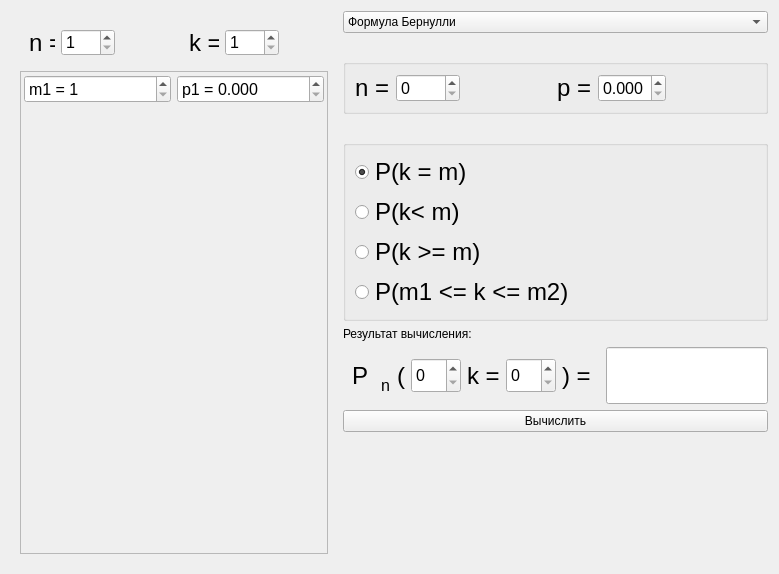
<?xml version="1.0" encoding="UTF-8"?>
<ui version="4.0">
 <class>Widget</class>
 <widget class="QWidget" name="Widget">
  <property name="geometry">
   <rect>
    <x>0</x>
    <y>0</y>
    <width>779</width>
    <height>574</height>
   </rect>
  </property>
  <property name="windowTitle">
   <string>Widget</string>
  </property>
  <layout class="QVBoxLayout" name="verticalLayout_2">
   <item>
    <layout class="QHBoxLayout" name="horizontalLayout">
     <item>
      <widget class="QWidget" name="polynomial_param_sidebar" native="true">
       <layout class="QVBoxLayout" name="polynomial_sidebar">
        <item>
         <layout class="QHBoxLayout" name="polynomial_param_section">
          <item>
           <widget class="QWidget" name="n_count_widget" native="true">
            <layout class="QHBoxLayout" name="nLayout">
             <item>
              <widget class="QLabel" name="label_4">
               <property name="maximumSize">
                <size>
                 <width>26</width>
                 <height>27</height>
                </size>
               </property>
               <property name="font">
                <font>
                 <pointsize>18</pointsize>
                </font>
               </property>
               <property name="text">
                <string>n =</string>
               </property>
              </widget>
             </item>
             <item>
              <widget class="QSpinBox" name="polynomial_n_count">
               <property name="maximumSize">
                <size>
                 <width>54</width>
                 <height>27</height>
                </size>
               </property>
               <property name="font">
                <font>
                 <pointsize>12</pointsize>
                </font>
               </property>
               <property name="minimum">
                <number>1</number>
               </property>
               <property name="maximum">
                <number>1000</number>
               </property>
               <property name="value">
                <number>1</number>
               </property>
              </widget>
             </item>
             <item>
              <spacer name="horizontalSpacer_3">
               <property name="orientation">
                <enum>Qt::Horizontal</enum>
               </property>
               <property name="sizeType">
                <enum>QSizePolicy::Fixed</enum>
               </property>
               <property name="sizeHint" stdset="0">
                <size>
                 <width>50</width>
                 <height>20</height>
                </size>
               </property>
              </spacer>
             </item>
            </layout>
           </widget>
          </item>
          <item>
           <widget class="QWidget" name="k_count_widget" native="true">
            <property name="font">
             <font>
              <pointsize>10</pointsize>
             </font>
            </property>
            <layout class="QHBoxLayout" name="kLayout">
             <item>
              <widget class="QLabel" name="label_5">
               <property name="maximumSize">
                <size>
                 <width>30</width>
                 <height>27</height>
                </size>
               </property>
               <property name="font">
                <font>
                 <pointsize>18</pointsize>
                </font>
               </property>
               <property name="text">
                <string>k = </string>
               </property>
              </widget>
             </item>
             <item>
              <widget class="QSpinBox" name="polynomial_k_count">
               <property name="maximumSize">
                <size>
                 <width>54</width>
                 <height>27</height>
                </size>
               </property>
               <property name="font">
                <font>
                 <pointsize>12</pointsize>
                </font>
               </property>
               <property name="minimum">
                <number>1</number>
               </property>
               <property name="maximum">
                <number>1000</number>
               </property>
              </widget>
             </item>
             <item>
              <spacer name="horizontalSpacer_4">
               <property name="orientation">
                <enum>Qt::Horizontal</enum>
               </property>
               <property name="sizeType">
                <enum>QSizePolicy::Fixed</enum>
               </property>
               <property name="sizeHint" stdset="0">
                <size>
                 <width>40</width>
                 <height>20</height>
                </size>
               </property>
              </spacer>
             </item>
            </layout>
           </widget>
          </item>
         </layout>
        </item>
        <item>
         <widget class="QScrollArea" name="scrollArea">
          <property name="sizePolicy">
           <sizepolicy hsizetype="Maximum" vsizetype="Expanding">
            <horstretch>0</horstretch>
            <verstretch>0</verstretch>
           </sizepolicy>
          </property>
          <property name="minimumSize">
           <size>
            <width>300</width>
            <height>0</height>
           </size>
          </property>
          <property name="maximumSize">
           <size>
            <width>1000</width>
            <height>16777215</height>
           </size>
          </property>
          <property name="font">
           <font>
            <family>Arial</family>
            <pointsize>12</pointsize>
            <italic>false</italic>
            <bold>false</bold>
           </font>
          </property>
          <property name="horizontalScrollBarPolicy">
           <enum>Qt::ScrollBarAlwaysOff</enum>
          </property>
          <property name="sizeAdjustPolicy">
           <enum>QAbstractScrollArea::AdjustIgnored</enum>
          </property>
          <property name="widgetResizable">
           <bool>true</bool>
          </property>
          <widget class="QWidget" name="scrollAreaWidgetContents">
           <property name="geometry">
            <rect>
             <x>0</x>
             <y>0</y>
             <width>320</width>
             <height>481</height>
            </rect>
           </property>
           <layout class="QVBoxLayout" name="verticalLayout_6">
            <property name="leftMargin">
             <number>3</number>
            </property>
            <property name="topMargin">
             <number>3</number>
            </property>
            <property name="rightMargin">
             <number>3</number>
            </property>
            <property name="bottomMargin">
             <number>3</number>
            </property>
            <item>
             <layout class="QHBoxLayout" name="horizontalLayout_6">
              <item>
               <widget class="QSpinBox" name="m_1">
                <property name="font">
                 <font>
                  <family>Arial</family>
                  <pointsize>12</pointsize>
                  <italic>false</italic>
                  <bold>false</bold>
                 </font>
                </property>
                <property name="suffix">
                 <string/>
                </property>
                <property name="prefix">
                 <string>m1 = </string>
                </property>
                <property name="minimum">
                 <number>1</number>
                </property>
                <property name="maximum">
                 <number>10000</number>
                </property>
                <property name="value">
                 <number>1</number>
                </property>
               </widget>
              </item>
              <item>
               <widget class="QDoubleSpinBox" name="p_1">
                <property name="prefix">
                 <string>p1 = </string>
                </property>
                <property name="decimals">
                 <number>3</number>
                </property>
                <property name="maximum">
                 <double>1.000000000000000</double>
                </property>
                <property name="singleStep">
                 <double>0.010000000000000</double>
                </property>
               </widget>
              </item>
             </layout>
            </item>
            <item>
             <spacer name="verticalSpacer_3">
              <property name="orientation">
               <enum>Qt::Vertical</enum>
              </property>
              <property name="sizeHint" stdset="0">
               <size>
                <width>20</width>
                <height>40</height>
               </size>
              </property>
             </spacer>
            </item>
           </layout>
          </widget>
         </widget>
        </item>
       </layout>
      </widget>
     </item>
     <item>
      <layout class="QVBoxLayout" name="verticalLayout">
       <item>
        <widget class="QComboBox" name="formula_selector">
         <item>
          <property name="text">
           <string>Формула Бернулли</string>
          </property>
         </item>
         <item>
          <property name="text">
           <string>Полиномиальная формула Бернулли</string>
          </property>
         </item>
        </widget>
       </item>
       <item>
        <widget class="QLabel" name="formula_img">
         <property name="text">
          <string/>
         </property>
         <property name="pixmap">
          <pixmap>../../../../images/lab1_formula2.png</pixmap>
         </property>
        </widget>
       </item>
       <item>
        <widget class="QGroupBox" name="bernoulli_params">
         <layout class="QHBoxLayout" name="bernoulli_param_section">
          <item>
           <widget class="QLabel" name="label">
            <property name="font">
             <font>
              <pointsize>18</pointsize>
              <bold>false</bold>
             </font>
            </property>
            <property name="text">
             <string>n =</string>
            </property>
           </widget>
          </item>
          <item>
           <widget class="QSpinBox" name="bernoulli_n_count">
            <property name="font">
             <font>
              <pointsize>12</pointsize>
             </font>
            </property>
            <property name="maximum">
             <number>1000</number>
            </property>
           </widget>
          </item>
          <item>
           <spacer name="horizontalSpacer">
            <property name="orientation">
             <enum>Qt::Horizontal</enum>
            </property>
            <property name="sizeHint" stdset="0">
             <size>
              <width>40</width>
              <height>20</height>
             </size>
            </property>
           </spacer>
          </item>
          <item>
           <widget class="QLabel" name="label_2">
            <property name="font">
             <font>
              <pointsize>18</pointsize>
             </font>
            </property>
            <property name="text">
             <string>p =</string>
            </property>
           </widget>
          </item>
          <item>
           <widget class="QDoubleSpinBox" name="bernoulli_p_count">
            <property name="font">
             <font>
              <pointsize>12</pointsize>
             </font>
            </property>
            <property name="decimals">
             <number>3</number>
            </property>
            <property name="maximum">
             <double>1.000000000000000</double>
            </property>
            <property name="singleStep">
             <double>0.010000000000000</double>
            </property>
           </widget>
          </item>
          <item>
           <spacer name="horizontalSpacer_2">
            <property name="orientation">
             <enum>Qt::Horizontal</enum>
            </property>
            <property name="sizeHint" stdset="0">
             <size>
              <width>40</width>
              <height>20</height>
             </size>
            </property>
           </spacer>
          </item>
         </layout>
        </widget>
       </item>
       <item>
        <widget class="QLabel" name="limits_of_formula">
         <property name="text">
          <string/>
         </property>
        </widget>
       </item>
       <item>
        <widget class="QGroupBox" name="bernulli_type_set">
         <property name="enabled">
          <bool>true</bool>
         </property>
         <property name="mouseTracking">
          <bool>false</bool>
         </property>
         <property name="title">
          <string/>
         </property>
         <property name="flat">
          <bool>false</bool>
         </property>
         <property name="checkable">
          <bool>false</bool>
         </property>
         <property name="checked">
          <bool>false</bool>
         </property>
         <layout class="QVBoxLayout" name="verticalLayout_37">
          <item>
           <widget class="QRadioButton" name="bernulli_equal">
            <property name="font">
             <font>
              <pointsize>18</pointsize>
             </font>
            </property>
            <property name="text">
             <string>P(k = m)</string>
            </property>
            <property name="checked">
             <bool>true</bool>
            </property>
            <property name="autoExclusive">
             <bool>true</bool>
            </property>
           </widget>
          </item>
          <item>
           <widget class="QRadioButton" name="bernulli_less">
            <property name="font">
             <font>
              <pointsize>18</pointsize>
             </font>
            </property>
            <property name="text">
             <string>P(k&lt; m)</string>
            </property>
           </widget>
          </item>
          <item>
           <widget class="QRadioButton" name="bernulli_equal_or_greater">
            <property name="font">
             <font>
              <pointsize>18</pointsize>
             </font>
            </property>
            <property name="text">
             <string>P(k &gt;= m)</string>
            </property>
           </widget>
          </item>
          <item>
           <widget class="QRadioButton" name="bernulli_in_range">
            <property name="font">
             <font>
              <pointsize>18</pointsize>
             </font>
            </property>
            <property name="text">
             <string>P(m1 &lt;= k &lt;= m2)</string>
            </property>
           </widget>
          </item>
         </layout>
        </widget>
       </item>
       <item>
        <widget class="QLabel" name="label_3">
         <property name="text">
          <string>Результат вычисления:</string>
         </property>
        </widget>
       </item>
       <item>
        <layout class="QHBoxLayout" name="horizontalLayout_3">
         <item>
          <widget class="QWidget" name="formula_view" native="true">
           <layout class="QHBoxLayout" name="bernoulli_formula_text_view">
            <item>
             <widget class="QLabel" name="bernulli_formula">
              <property name="font">
               <font>
                <pointsize>18</pointsize>
               </font>
              </property>
              <property name="text">
               <string>P </string>
              </property>
             </widget>
            </item>
            <item>
             <layout class="QVBoxLayout" name="verticalLayout_39">
              <property name="sizeConstraint">
               <enum>QLayout::SetDefaultConstraint</enum>
              </property>
              <item>
               <spacer name="verticalSpacer_19">
                <property name="orientation">
                 <enum>Qt::Vertical</enum>
                </property>
                <property name="sizeType">
                 <enum>QSizePolicy::Maximum</enum>
                </property>
                <property name="sizeHint" stdset="0">
                 <size>
                  <width>10</width>
                  <height>20</height>
                 </size>
                </property>
               </spacer>
              </item>
              <item>
               <widget class="QLabel" name="bernulli_formula_n">
                <property name="sizePolicy">
                 <sizepolicy hsizetype="Maximum" vsizetype="Preferred">
                  <horstretch>0</horstretch>
                  <verstretch>0</verstretch>
                 </sizepolicy>
                </property>
                <property name="font">
                 <font>
                  <pointsize>12</pointsize>
                 </font>
                </property>
                <property name="text">
                 <string>n</string>
                </property>
               </widget>
              </item>
             </layout>
            </item>
            <item>
             <widget class="QLabel" name="bernulli_formula_left">
              <property name="font">
               <font>
                <pointsize>18</pointsize>
               </font>
              </property>
              <property name="text">
               <string>(</string>
              </property>
             </widget>
            </item>
            <item>
             <widget class="QSpinBox" name="bernulli_m_1">
              <property name="minimumSize">
               <size>
                <width>50</width>
                <height>35</height>
               </size>
              </property>
              <property name="font">
               <font>
                <pointsize>12</pointsize>
               </font>
              </property>
              <property name="buttonSymbols">
               <enum>QAbstractSpinBox::UpDownArrows</enum>
              </property>
              <property name="suffix">
               <string/>
              </property>
              <property name="prefix">
               <string/>
              </property>
              <property name="maximum">
               <number>999</number>
              </property>
              <property name="value">
               <number>0</number>
              </property>
             </widget>
            </item>
            <item>
             <widget class="QLabel" name="bernulli_formula_k">
              <property name="font">
               <font>
                <pointsize>18</pointsize>
               </font>
              </property>
              <property name="text">
               <string>k =</string>
              </property>
             </widget>
            </item>
            <item>
             <widget class="QSpinBox" name="bernulli_m_2">
              <property name="minimumSize">
               <size>
                <width>50</width>
                <height>35</height>
               </size>
              </property>
              <property name="font">
               <font>
                <pointsize>12</pointsize>
               </font>
              </property>
              <property name="buttonSymbols">
               <enum>QAbstractSpinBox::UpDownArrows</enum>
              </property>
              <property name="suffix">
               <string/>
              </property>
              <property name="prefix">
               <string/>
              </property>
              <property name="maximum">
               <number>999</number>
              </property>
              <property name="value">
               <number>0</number>
              </property>
             </widget>
            </item>
            <item>
             <widget class="QLabel" name="bernulli_formula_equal">
              <property name="font">
               <font>
                <pointsize>18</pointsize>
               </font>
              </property>
              <property name="text">
               <string>) =</string>
              </property>
             </widget>
            </item>
           </layout>
          </widget>
         </item>
         <item>
          <widget class="QLineEdit" name="result">
           <property name="minimumSize">
            <size>
             <width>0</width>
             <height>30</height>
            </size>
           </property>
           <property name="maximumSize">
            <size>
             <width>16777215</width>
             <height>60</height>
            </size>
           </property>
           <property name="font">
            <font>
             <pointsize>14</pointsize>
            </font>
           </property>
           <property name="text">
            <string/>
           </property>
           <property name="readOnly">
            <bool>true</bool>
           </property>
          </widget>
         </item>
        </layout>
       </item>
       <item>
        <widget class="QPushButton" name="calculate_btn">
         <property name="text">
          <string>Вычислить</string>
         </property>
        </widget>
       </item>
       <item>
        <spacer name="verticalSpacer">
         <property name="orientation">
          <enum>Qt::Vertical</enum>
         </property>
         <property name="sizeHint" stdset="0">
          <size>
           <width>20</width>
           <height>40</height>
          </size>
         </property>
        </spacer>
       </item>
      </layout>
     </item>
    </layout>
   </item>
  </layout>
 </widget>
 <resources/>
 <connections/>
</ui>
